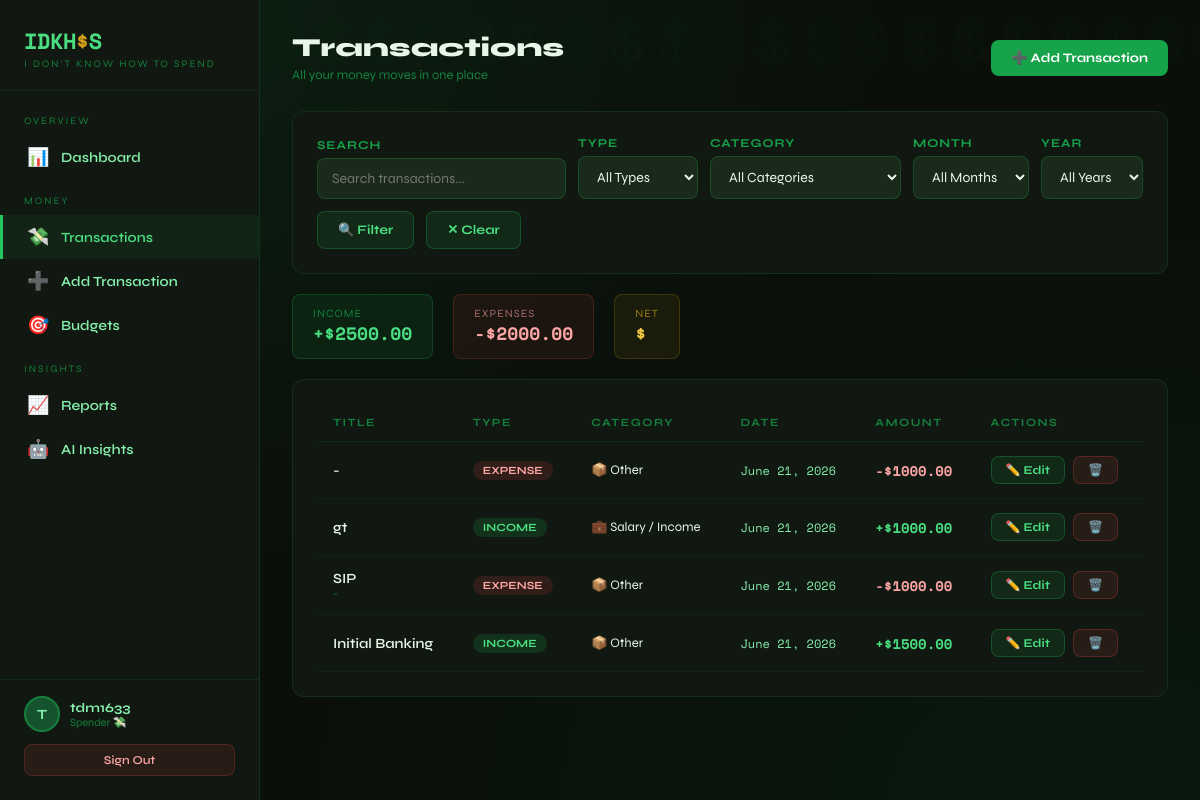
The app's page /transactions/ (signed in) with its own data.
### tracker/models.py (models this page shows, shortened)
class Transaction(models.Model):
    user = models.ForeignKey(User, on_delete=models.CASCADE, related_name='transactions')
    title = models.CharField(max_length=200)
    amount = models.DecimalField(max_digits=12, decimal_places=2)
    transaction_type = models.CharField(max_length=10, choices=TYPE_CHOICES)
    category = models.CharField(max_length=50, choices=CATEGORY_CHOICES)
    date = models.DateField(default=timezone.now)
    note = models.TextField(blank=True, null=True)
    created_at = models.DateTimeField(auto_now_add=True)
    updated_at = models.DateTimeField(auto_now=True)
    class Meta:
        ordering = ['-date', '-created_at']
    @property
    def is_income(self):
        return self.transaction_type == 'income'
    @property
    def category_display(self):
        return dict(CATEGORY_CHOICES).get(self.category, self.category)

### tracker/views.py (the view)
# urls.py: path('transactions/', views.transaction_list, name='transaction_list'),
@login_required
def transaction_list(request):
    form = FilterForm(request.GET)
    transactions = Transaction.objects.filter(user=request.user)
    if form.is_valid():
        if form.cleaned_data['month']:
            transactions = transactions.filter(date__month=form.cleaned_data['month'])
        if form.cleaned_data['year']:
            transactions = transactions.filter(date__year=form.cleaned_data['year'])
        if form.cleaned_data['transaction_type']:
            transactions = transactions.filter(transaction_type=form.cleaned_data['transaction_type'])
        if form.cleaned_data['category']:
            transactions = transactions.filter(category=form.cleaned_data['category'])
        if form.cleaned_data['search']:
            transactions = transactions.filter(
                Q(title__icontains=form.cleaned_data['search']) |
                Q(note__icontains=form.cleaned_data['search'])
            )
    total_income = transactions.filter(transaction_type='income').aggregate(Sum('amount'))['amount__sum'] or 0
    total_expense = transactions.filter(transaction_type='expense').aggregate(Sum('amount'))['amount__sum'] or 0
    return render(request, 'tracker/transaction_list.html', {
        'transactions': transactions,
        'form': form,
        'total_income': total_income,
        'total_expense': total_expense,
    })

### tracker/forms.py
class FilterForm(forms.Form):
    MONTH_CHOICES = [('', 'All Months')] + [(i, f'{i:02d}') for i in range(1, 13)]
    YEAR_CHOICES = [('', 'All Years')] + [(y, y) for y in range(2020, 2031)]
    TYPE_CHOICES_FILTER = [('', 'All Types'), ('income', 'Income'), ('expense', 'Expense')]
    month = forms.ChoiceField(choices=MONTH_CHOICES, required=False, widget=forms.Select(attrs={'class': 'form-input'}))
    year = forms.ChoiceField(choices=YEAR_CHOICES, required=False, widget=forms.Select(attrs={'class': 'form-input'}))
    transaction_type = forms.ChoiceField(choices=TYPE_CHOICES_FILTER, required=False, widget=forms.Select(attrs={'class': 'form-input'}))
    category = forms.ChoiceField(choices=[('', 'All Categories')] + CATEGORY_CHOICES, required=False, widget=forms.Select(attrs={'class': 'form-input'}))
    search = forms.CharField(required=False, widget=forms.TextInput(attrs={'class': 'form-input', 'placeholder': 'Search transactions...'}))

### templates/tracker/transaction_list.html (shortened to what this page needs)
{% extends 'tracker/base.html' %}
{% block content %}
<div class="page-header">
    <div>
        <h1 class="page-title">Transactions</h1>
        <p class="page-subtitle">All your money moves in one place</p>
    </div>
    <a href="{% url 'transaction_add' %}" class="btn btn-primary">➕ Add Transaction</a>
</div>
<div class="card" style="margin-bottom:20px;">
    <form method="get" style="display:flex;gap:12px;flex-wrap:wrap;align-items:flex-end;">
        <div style="flex:1;min-width:180px;">
            <label class="form-label">Search</label>
            {{ form.search }}
        </div>
        <div style="min-width:120px;">
            <label class="form-label">Type</label>
            {{ form.transaction_type }}
        </div>
        <div style="min-width:160px;">
            <label class="form-label">Category</label>
            {{ form.category }}
        </div>
        <div style="min-width:100px;">
            <label class="form-label">Month</label>
            {{ form.month }}
        </div>
        <div style="min-width:100px;">
            <label class="form-label">Year</label>
            {{ form.year }}
        </div>
        <button type="submit" class="btn btn-secondary">🔍 Filter</button>
        <a href="{% url 'transaction_list' %}" class="btn btn-secondary">✕ Clear</a>
    </form>
</div>
<div style="display:flex;gap:20px;margin-bottom:20px;">
    <div style="background:rgba(34,197,94,0.08);border:1px solid rgba(34,197,94,0.2);border-radius:8px;padding:12px 20px;">
        <div style="font-size:11px;color:var(--green-700);text-transform:uppercase;letter-spacing:1px;">Income</div>
        <div style="font-family:'Space Mono',monospace;font-size:18px;color:var(--green-400);font-weight:700;">+${{ total_income|floatformat:2 }}</div>
    </div>
    <div style="background:rgba(239,68,68,0.08);border:1px solid rgba(239,68,68,0.2);border-radius:8px;padding:12px 20px;">
        <div style="font-size:11px;color:var(--red-light);opacity:.6;text-transform:uppercase;letter-spacing:1px;">Expenses</div>
        <div style="font-family:'Space Mono',monospace;font-size:18px;color:var(--red-light);font-weight:700;">-${{ total_expense|floatformat:2 }}</div>
    </div>
    <div style="background:rgba(212,160,23,0.08);border:1px solid rgba(212,160,23,0.2);border-radius:8px;padding:12px 20px;">
        <div style="font-size:11px;color:var(--gold);opacity:.7;text-transform:uppercase;letter-spacing:1px;">Net</div>
        <div style="font-family:'Space Mono',monospace;font-size:18px;color:var(--gold-light);font-weight:700;">${{ total_income|add:"-"|add:total_expense }}</div>
    </div>
</div>
<div class="card">
    <div class="table-wrap">
        <table>
            <thead>
                <tr>
                    <th>Title</th>
                    <th>Type</th>
                    <th>Category</th>
                    <th>Date</th>
                    <th>Amount</th>
                    <th>Actions</th>
                </tr>
            </thead>
            <tbody>
                {% for t in transactions %}
                <tr>
                    <td>
                        <div style="font-weight:600;">{{ t.title }}</div>
                        {% if t.note %}<div style="font-size:11px;color:var(--green-700);">{{ t.note|truncatewords:8 }}</div>{% endif %}
                    </td>
                    <td><span class="badge badge-{{ t.transaction_type }}">{{ t.transaction_type|upper }}</span></td>
                    <td style="font-size:13px;">{{ t.category_display }}</td>
                    <td style="font-family:'Space Mono',monospace;font-size:12px;color:var(--text-muted);">{{ t.date }}</td>
                    <td>
                        <span style="font-family:'Space Mono',monospace;font-weight:700;{% if t.is_income %}color:var(--green-400){% else %}color:var(--red-light){% endif %}">
                            {% if t.is_income %}+{% else %}-{% endif %}${{ t.amount|floatformat:2 }}
                        </span>
                    </td>
                    <td>
                        <div style="display:flex;gap:8px;">
                            <a href="{% url 'transaction_edit' t.pk %}" class="btn btn-secondary btn-sm">✏️ Edit</a>
                            <a href="{% url 'transaction_delete' t.pk %}" class="btn btn-danger btn-sm">🗑️</a>
                        </div>
                    </td>
                </tr>
                {% empty %}
                <tr>
                    <td colspan="6" style="text-align:center;padding:40px;color:var(--green-700);">
                        No transactions found. <a href="{% url 'transaction_add' %}" style="color:var(--green-500);">Add your first one →</a>
                    </td>
                </tr>
                {% endfor %}
            </tbody>
        </table>
    </div>
</div>
{% endblock %}

### templates/tracker/base.html (shortened to what this page needs)
{% load static %}
<!DOCTYPE html>
<html lang="en">
<head>
</head>
<body>
    {% if user.is_authenticated %}
    <div class="layout">
        <div class="dollar-bg" aria-hidden="true">
        </div>
        <nav class="sidebar">
            <div class="sidebar-logo">
                <div class="logo-mark">IDKH<span>$</span>S</div>
                <div class="logo-sub">I don't know how to spend</div>
            </div>
            <span class="nav-group-label">Overview</span>
            <a href="{% url 'dashboard' %}" class="nav-link {% if request.resolver_match.url_name == 'dashboard' %}active{% endif %}">
                <span class="nav-icon">📊</span> Dashboard
            </a>
            <span class="nav-group-label">Money</span>
            <a href="{% url 'transaction_list' %}" class="nav-link {% if 'transaction' in request.resolver_match.url_name %}active{% endif %}">
                <span class="nav-icon">💸</span> Transactions
            </a>
            <a href="{% url 'transaction_add' %}" class="nav-link">
                <span class="nav-icon">➕</span> Add Transaction
            </a>
            <a href="{% url 'budget_list' %}" class="nav-link {% if 'budget' in request.resolver_match.url_name %}active{% endif %}">
                <span class="nav-icon">🎯</span> Budgets
            </a>
            <span class="nav-group-label">Insights</span>
            <a href="{% url 'reports' %}" class="nav-link {% if request.resolver_match.url_name == 'reports' %}active{% endif %}">
                <span class="nav-icon">📈</span> Reports
            </a>
            <a href="{% url 'ai_insights' %}" class="nav-link {% if request.resolver_match.url_name == 'ai_insights' %}active{% endif %}">
                <span class="nav-icon">🤖</span> AI Insights
            </a>
            <div class="sidebar-footer">
                <div class="user-badge">
                    <div class="user-avatar">{{ user.username|first|upper }}</div>
                    <div>
                        <div class="user-name">{{ user.username }}</div>
                        <div class="user-role">Spender 💸</div>
                    </div>
                </div>
                <a href="{% url 'logout' %}" class="btn-logout">Sign Out</a>
            </div>
        </nav>
        <main class="main-content" style="position:relative;z-index:1;">
            {% block content %}{% endblock %}
        </main>
    </div>
    {% else %}
        {% block auth_content %}{% endblock %}
    {% endif %}
</body>
</html>

### records on screen
Transaction: title "-", transaction_type "EXPENSE", category_display "📦 Other", date "June 21, 2026", amount "1000.00"
Transaction: title "gt", transaction_type "INCOME", category_display "💼 Salary / Income", date "June 21, 2026", amount "1000.00"
Transaction: title "SIP", note "-", transaction_type "EXPENSE", category_display "📦 Other", date "June 21, 2026", amount "1000.00"
Transaction: title "Initial Banking", transaction_type "INCOME", category_display "📦 Other", date "June 21, 2026", amount "1500.00"

### other values on screen
{{ user.username|first|upper }} "T"
{{ user.username }} "tdm1633"
{{ total_income|floatformat:2 }} "2500.00"
{{ total_expense|floatformat:2 }} "2000.00"
